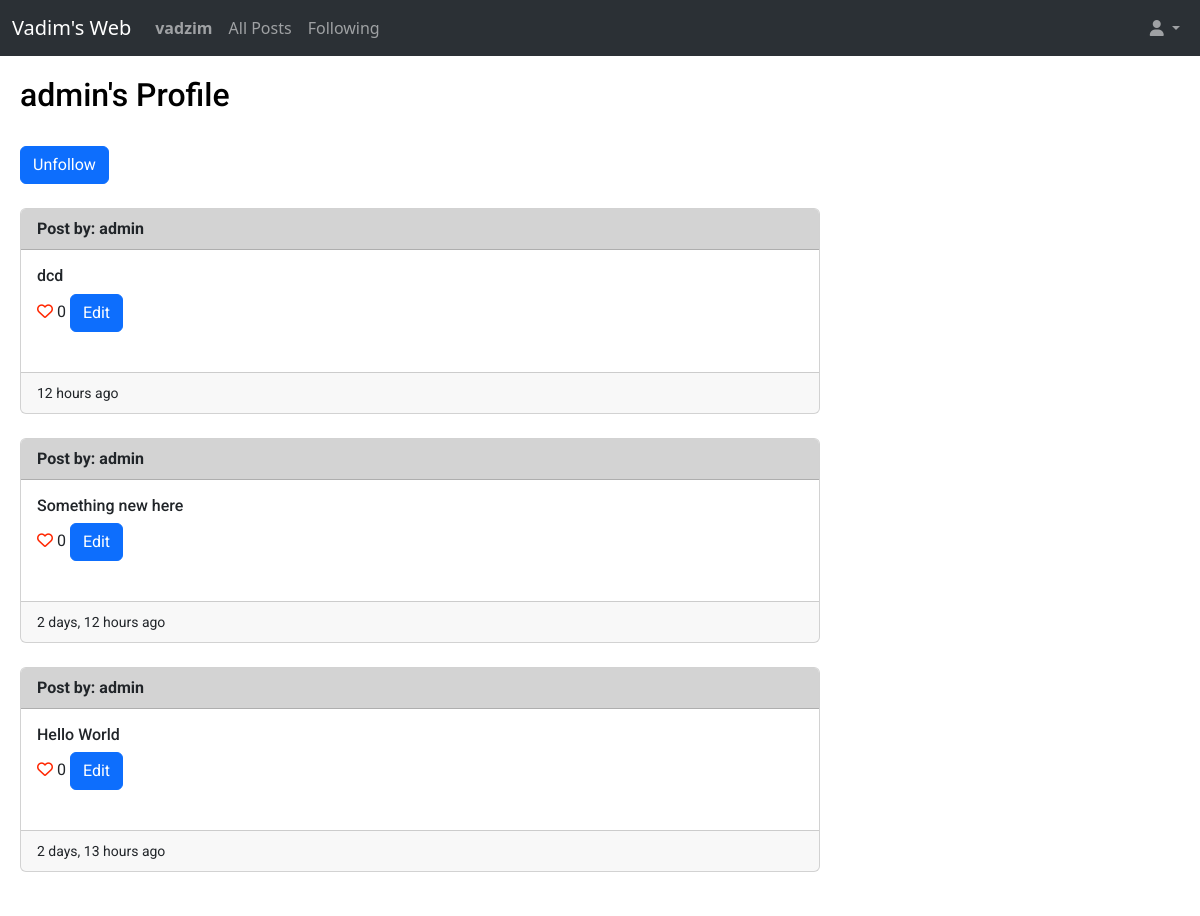
The app's page /profileforuserid/3 (signed in) with its own data.
### web/models.py (models this page shows, shortened)
class User(AbstractUser):
    def __str__(self):
        return f"{self.username}"

class Post(models.Model):
    user = models.ForeignKey(User, on_delete=models.CASCADE, related_name='post_user')
    content = models.CharField(max_length=140)
    creation_date = models.DateTimeField(auto_now_add=True, blank=True)
    number_of_likes = models.IntegerField(default=0)
    comments = models.ManyToManyField('Comments', blank=True, related_name="comments")

### web/views.py (the view)
# urls.py: path("profileforuserid/<int:post_user_id>", views.profileforuserid, name="profileforuserid"),
def profileforuserid(request, post_user_id):
    current_user_id = request.user.id
    current_user1 = User.objects.get(id=request.user.id)
    if current_user_id == post_user_id:
        return HttpResponseRedirect(reverse('userprofile'))
    else:
        post_user = User.objects.get(id=post_user_id)
        allposts = Post.objects.filter(user=post_user).order_by('id').reverse()
        allfollow = Follow.objects.all()
        current_following_postuser = False
        for item in allfollow:
            if item.follower == current_user1 and item.followed == post_user:
                current_following_postuser = True
        return render(request, "web/userprofile.html", {
                "allposts": allposts,
                "current_user": post_user,
                "follow": current_following_postuser
            })

### web/templates/web/userprofile.html (shortened to what this page needs)
{% extends "web/layout.html" %}
{% load humanize %}
{% block body %}
    <h2>{{ current_user }}'s Profile</h2>
   <br>
    {% if follow == True %}
        <form action="{% url 'unfollow' current_user.id %}" method="post">
            <button type="submit" class="btn btn-primary">Unfollow</button>
        </form>
    {% elif follow == False %}
        <form action="{% url 'follow' current_user.id %}" method="post">
            {% csrf_token %}
            <button type="submit" class="btn btn-primary">Follow</button>
        </form>
        {% endif %}
   <br>
    {% for post in allposts %}
        <div class="card" style="max-width: 50rem;">
            <div style="background-color:lightgray;" class="card-header">
                <strong>Post by: {{ post.user }}</strong>
            </div>
            <div class="card-body">
                <h6 class="card-title">{{ post.content }}</h6>
                <a href="#"><i class="fa-regular fa-heart" style="color: #ff2600;"></i></a> {{ post.number_of_likes }}
                {% if current_user == post.user %}
                    <button type="button" class="btn btn-primary" data-bs-toggle="modal" data-bs-target="#exampleModal">
                        Edit
                    </button>
                {% endif %}
                <br>
                <br>
            </div>
            <div class="card-footer">
                <small>{{ post.creation_date|naturaltime }}</small>
            </div>
        </div>
        <br>
    {% endfor %}
{% endblock %}

### web/templates/web/layout.html (shortened to what this page needs)
{% load static %}
<!DOCTYPE html>
<html lang="en">
<head>
    <link href="https://cdn.jsdelivr.net/npm/bootstrap@5.3.0-alpha3/dist/css/bootstrap.min.css" rel="stylesheet">
    <link href="{% static 'web/styles.css' %}" rel="stylesheet">
</head>
<body>
    <nav class="navbar bg-dark navbar-expand-lg bg-body-tertiary" data-bs-theme="dark">
        <div class="container-fluid">
          <div class="navbar-brand">Vadim's Web</div>
          <div class="collapse navbar-collapse" id="navbarSupportedContent">
            <ul class="navbar-nav me-auto mb-2 mb-lg-0">
                {% if user.is_authenticated %}
                    <li class="nav-item">
                        <a class="nav-link" href="{% url 'userprofile' %}"><strong>{{ user.username }}</strong></a>
                    </li>
                {% endif %}
                <li class="nav-item">
                    <a class="nav-link"  href="{% url 'index' %}">All Posts</a>
                </li>
                {% if user.is_authenticated %}
                    <li class="nav-item">
                        <a class="nav-link" href="{% url 'myfollowing' %}">Following</a>
                    </li>
                {% endif %}
            </ul>
            <ul class="navbar-nav ms-auto mb-2 mb-lg-0">
                <li class="nav-item dropdown">
                    <a class="nav-link dropdown-toggle" href="#" role="button" data-bs-toggle="dropdown" aria-expanded="false">
                        <i class="fa-solid fa-user"></i>
                    </a>
                  </li>
            </ul>
          </div>
        </div>
      </nav>
    <div class="body">
        {% block body %}
        {% endblock %}
    </div>
</body>
</html>

### web/static/web/styles.css (style rules this page uses)
html { font-size: 16px; }
.body { margin: 20px; font-family: 'Roboto', sans-serif; font-size: 16px; font-weight: 400; color: black; background-color: white; min-width: 320px; }

### records on screen
User: username "vadzim"
User: username "admin"
Post: user "admin", content "dcd", number_of_likes "0", creation_date "12 hours ago"
Post: user "admin", content "Something new here", number_of_likes "0", creation_date "2 days, 12 hours ago"
Post: user "admin", content "Hello World", number_of_likes "0", creation_date "2 days, 13 hours ago"
